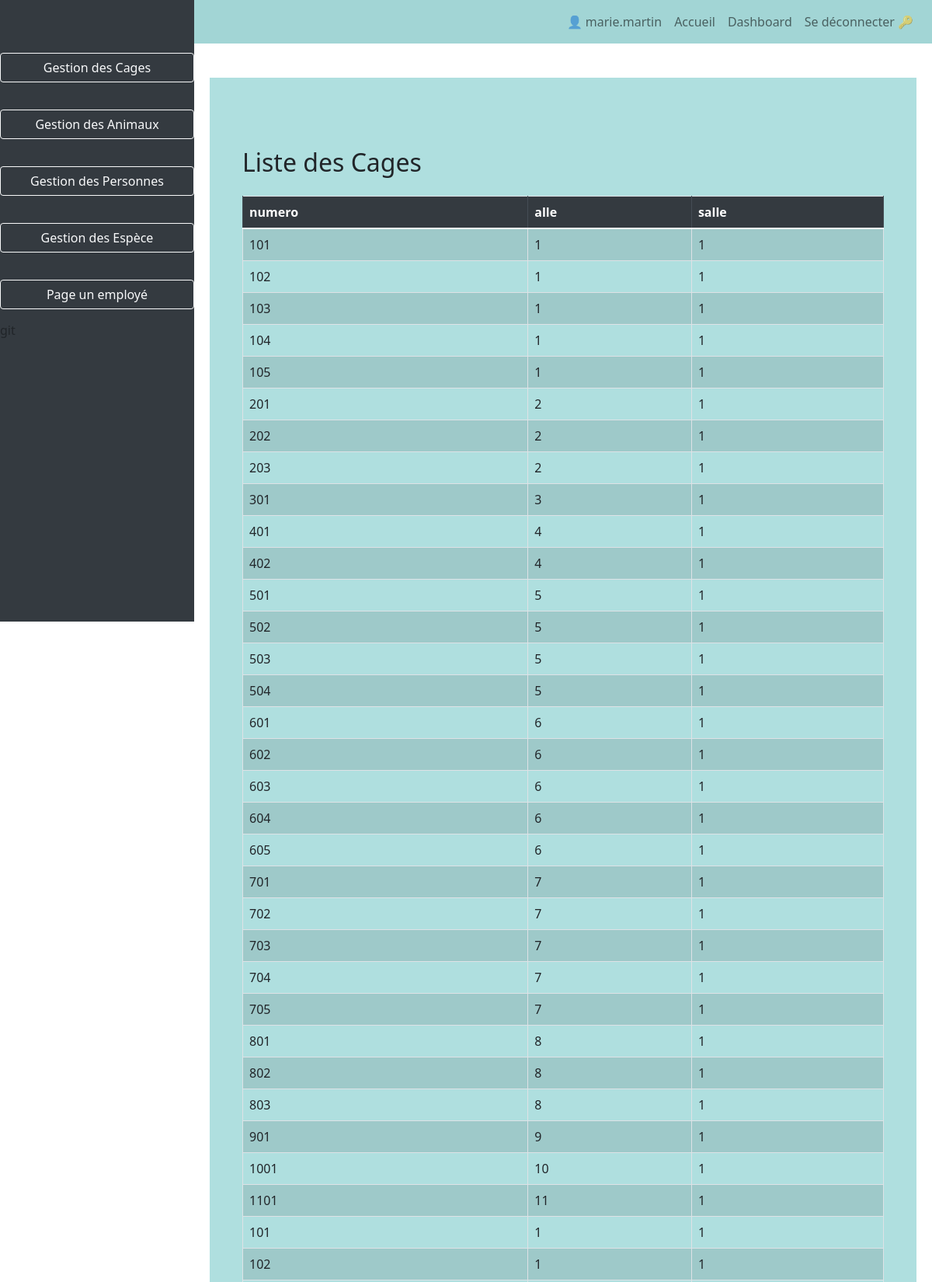
/?page=dashboard (signed in, upper part), run on the app's committed database.
### tables this page shows
CREATE TABLE `cage` (
  `id_cage` int NOT NULL AUTO_INCREMENT,
  `numero` int DEFAULT NULL,
  `allee` int DEFAULT NULL,
  `salle` int DEFAULT NULL,
  PRIMARY KEY (`id_cage`)
);

### www/src/model/Cage.php (called while the page is built, shortened)
<?php
class Cage
{
    public function getAllCages()
    {
        $pdo = dbConnect();
        $query = $pdo->query("SELECT * FROM cage");
        return $query->fetchAll(PDO::FETCH_ASSOC);
    }
}
?>

### www/src/template/tablecage.php (the view, shortened to what this page needs)
<?php
require_once (dirname(__DIR__,1).'/model/Cage.php');
$allCages = $cage->getAllCages();
?>
    <div class="container mt-4">
        <h2 class="mb-4">Liste des Cages</h2>
        <table class="table table-bordered table-striped">
            <thead class="thead-dark">
                <tr>
                    <th>numero</th>
                    <th>alle</th>
                    <th>salle</th>
                </tr>
            </thead>
                <?php
                foreach ($allCages as $cage){
                    echo "<tr>";
                    echo "<td>" . $cage['numero'] . "</td>";
                    echo "<td>" . $cage['allee'] . "</td>";
                    echo "<td>" . $cage['salle'] . "</td>";
                    echo "</tr>";
                }
                ?>
        </table>
    </div>

### www/src/template/footer.php (style rules this page uses)
.container { background-color: #AFDFDF; padding: 14px; }

### data on the page
cage: numero "101", allee "1", salle "1"
cage: numero "102", allee "1", salle "1"
cage: numero "103", allee "1", salle "1"
cage: numero "104", allee "1", salle "1"
cage: numero "105", allee "1", salle "1"
cage: numero "201", allee "2", salle "1"
cage: numero "202", allee "2", salle "1"
cage: numero "203", allee "2", salle "1"
cage: numero "301", allee "3", salle "1"
cage: numero "401", allee "4", salle "1"
cage: numero "402", allee "4", salle "1"
cage: numero "501", allee "5", salle "1"
cage: numero "502", allee "5", salle "1"
cage: numero "503", allee "5", salle "1"
cage: numero "504", allee "5", salle "1"
cage: numero "601", allee "6", salle "1"
cage: numero "602", allee "6", salle "1"
cage: numero "603", allee "6", salle "1"
cage: numero "604", allee "6", salle "1"
cage: numero "605", allee "6", salle "1"
cage: numero "701", allee "7", salle "1"
cage: numero "702", allee "7", salle "1"
cage: numero "703", allee "7", salle "1"
cage: numero "704", allee "7", salle "1"
cage: numero "705", allee "7", salle "1"
cage: numero "801", allee "8", salle "1"
cage: numero "802", allee "8", salle "1"
cage: numero "803", allee "8", salle "1"
cage: numero "901", allee "9", salle "1"
cage: numero "1001", allee "10", salle "1"
cage: numero "1101", allee "11", salle "1"
cage: numero "101", allee "1", salle "1"
cage: numero "102", allee "1", salle "1"

### other printed values
$_SESSION['login'] "marie.martin"
